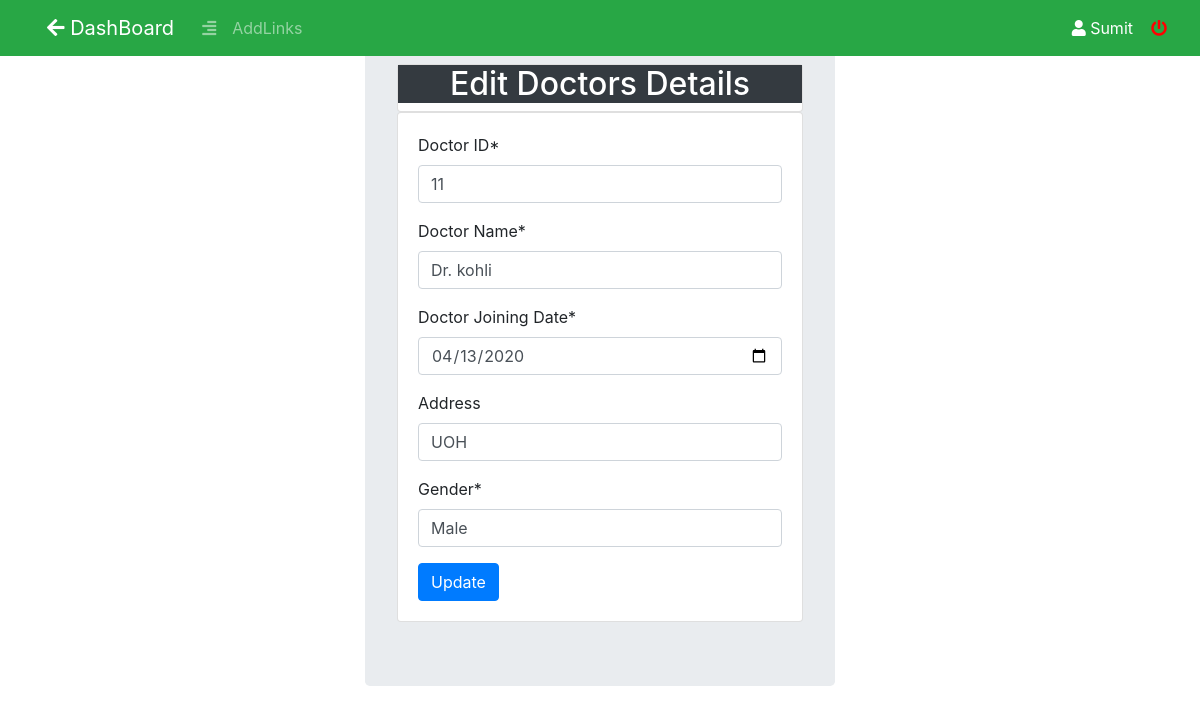
/admin/edit_doctor.php?id=11 (signed in), run on the app's committed database.
### tables this page shows
CREATE TABLE `doctor` (
  `doctor_id` varchar(30) NOT NULL,
  `doctor_name` varchar(30) NOT NULL,
  `Join_date` date NOT NULL,
  `address` varchar(30) DEFAULT NULL,
  `gender` varchar(10) DEFAULT NULL
);

### admin/edit_doctor.php (the view, shortened to what this page needs)
<?php include ("includes/db.php");?>
<?php
	If(isset($_GET['id']))
	{
		$id = $_GET['id'];
		$query = "SELECT * FROM doctor where doctor_id = $id;";
		$result = mysqli_query($conn,$query);
		$result_set = mysqli_fetch_row($result);
		$doc_id     =  $result_set[0];
		$docName    = $result_set [1];
		$docJoin_date = $result_set[2];
		$doc_add     = $result_set[3];
		$doc_gender  = $result_set[4];
	}
?>
<!DOCTYPE html>
<html>
	<?php include "includes/admin_header.php"; ?>
<body>
	<?php include("includes/admin_navbar.php"); ?>
		<div class="col-lg-5 m-auto">
			<div class="jumbotron">
				<div class="card">
					<h2 class="text-white text-center bg-dark" >Edit Doctors Details</h2>
				</div>
				<div class="card">
					<div class="card-body">
						<form action=" " method="post">
							<div class="form-group">
							    <label>Doctor ID*</label>
							    <input type="text" class="form-control" placeholder="Doctor Id" name="uid" value="<?php echo $doc_id;?>" required>
							</div>
							<div class="form-group">
							    <label>Doctor Name*</label>
							    <input type="text" class="form-control" placeholder="Doctor Name" name="udn" value="<?php echo $docName;?>" required>
							</div>
							<div class="form-group">
							    <label>Doctor Joining Date*</label>
							    <input type="Date" class="form-control" placeholder="" name="udj" value="<?php echo $docJoin_date;?>" required>
							</div>
							<div class="form-group">
							    <label>Address</label>
							    <input type="text" class="form-control" placeholder="Address" name="uda" value="<?php echo $doc_add;?>" required>
							</div>
							<div class="form-group">
							    <label>Gender*</label>
							    <input type="text" class="form-control" placeholder="Gender" name="udg" value="<?php echo $doc_gender;?>" required>
							</div>
							<button type="Submit" class="btn btn-primary" name="updatedata">Update</button>
			            </form>
					</div>
				</div>
			</div>
		</div>
</body>
</html>

### data on the page
doctor: uid "11", udn "Dr. kohli", udj "04/13/2020", uda "UOH", udg "Male"

### other printed values
$_SESSION['adminname'] "Sumit"
